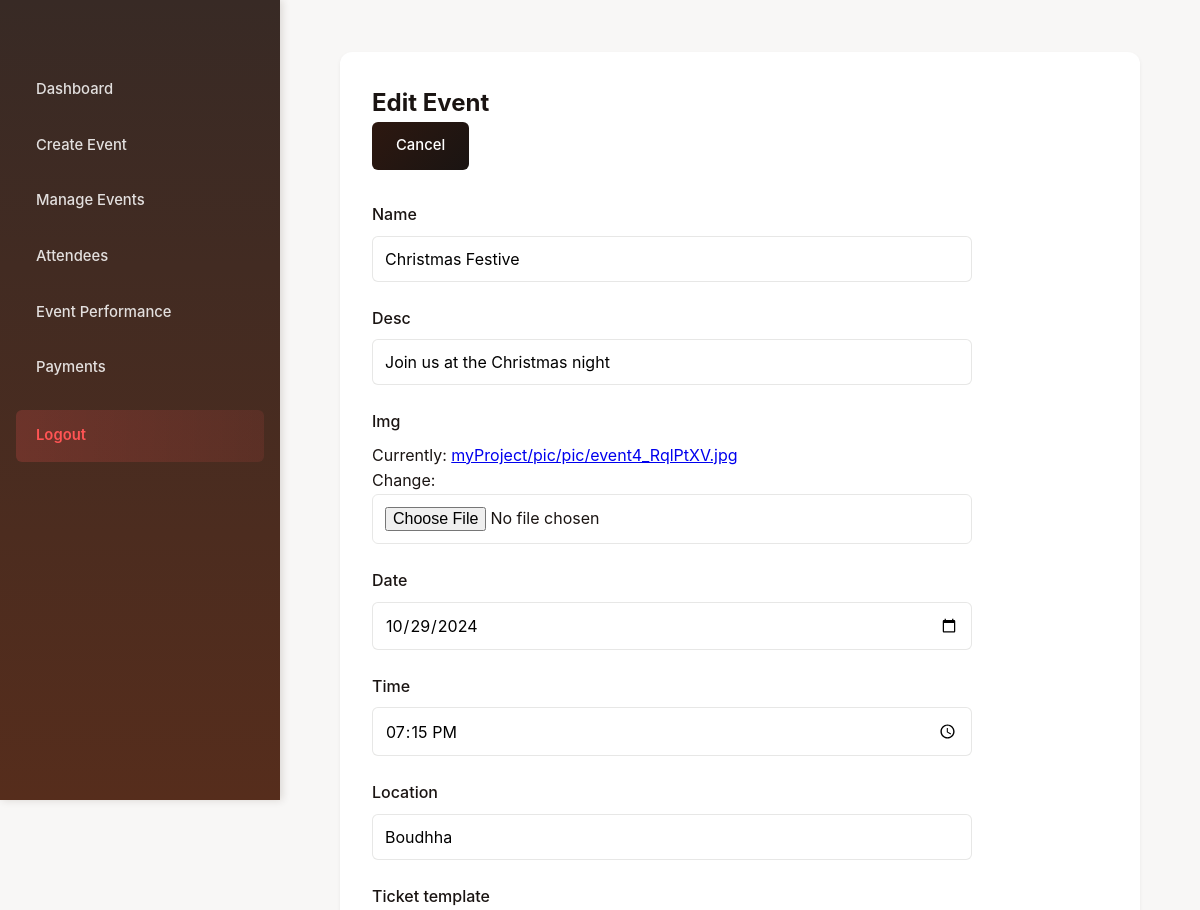
Before: /events/11/edit/ (signed in, upper part) with the older database file.
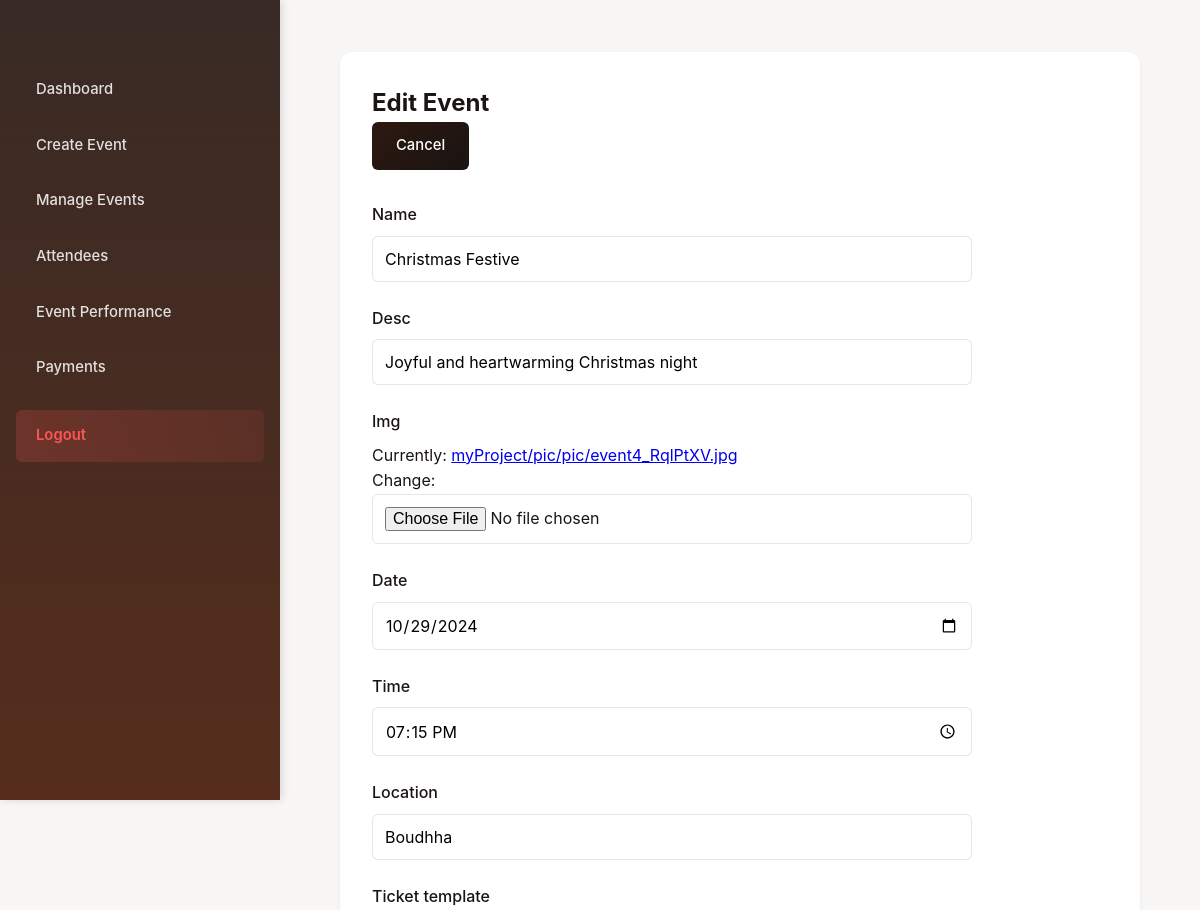
After: the same page with the newer database file.
### myApp/models.py (models this page shows, shortened)
class Event(models.Model):
    name=models.CharField(max_length=50)
    desc=models.CharField(max_length=50)
    img = models.ImageField(upload_to='myProject/pic/pic/')
    date = models.DateField(default=timezone.now)
    time = models.TimeField(default=timezone.now)
    location = models.CharField(max_length=255, default='Unknown')
    ticket_template = models.ImageField(upload_to='myProject/pic/pic/', blank=True, null=True)
    number_of_tickets = models.PositiveIntegerField(null=True, blank=True)  # New field for tickets available
    booked_tickets = models.IntegerField(default=0)
    ticket_price = models.DecimalField(max_digits=10, decimal_places=2, null=True, blank=True)  # New field for ticket price
    organizer = models.ForeignKey(User, on_delete=models.CASCADE,default=1)  # Link to user who submits
    approved = models.BooleanField(default=False)  # Admin approval flag
    is_free = models.BooleanField(default=False)
    latitude = models.FloatField(null=True, blank=True)  # New field for latitude
    longitude = models.FloatField(null=True, blank=True)  # New field for longitude

### myApp/views.py (the view)
# urls.py: path('events/<int:event_id>/edit/', views.edit_event, name='edit_event'),
def edit_event(request, event_id):
    event = get_object_or_404(Event, id=event_id, organizer=request.user)
    if request.method == 'POST':
        form = EventForm(request.POST, request.FILES, instance=event)
        if form.is_valid():
            form.save()
            messages.success(request, 'Event updated successfully!')
            return redirect('manageevent')
    else:
        form = EventForm(instance=event)
    return render(request, 'events/edit_event.html', {'form': form, 'event': event})

### myApp/forms.py
class EventForm(forms.ModelForm):
    class Meta:
        model = Event
        fields = ['name', 'desc','img', 'date', 'time', 'location', 'ticket_template','number_of_tickets', 'ticket_price','is_free','latitude', 'longitude']
    date = forms.DateField(widget=DateInput())
    time = forms.TimeField(widget=forms.TimeInput(attrs={'type': 'time'}))
    latitude = forms.FloatField(widget=forms.HiddenInput(), required=False)
    longitude = forms.FloatField(widget=forms.HiddenInput(), required=False)

### myApp/templates/myApp/events/edit_event.html (shortened to what this page needs)
{% extends 'base_organizer.html' %}
{% load static %}
{% block content %}
<div class="edit-event">
    <div class="section-header">
        <h2>Edit Event</h2>
        <div class="header-actions">
            <a href="{% url 'manageevent' %}" class="btn btn-secondary">Cancel</a>
        </div>
    </div>
    <form method="POST" enctype="multipart/form-data" class="event-form">
        {% for field in form %}
        <div class="form-group">
            <label for="{{ field.id_for_label }}">{{ field.label }}</label>
            {{ field }}
        </div>
        {% endfor %}
    </form>
</div>
<link rel="stylesheet" href="https://unpkg.com/leaflet@1.7.1/dist/leaflet.css" />
<link rel="stylesheet" href="https://unpkg.com/leaflet-control-geocoder/dist/Control.Geocoder.css" />
{% endblock %}

Changed rows visible on the page:
changed Event "Christmas Festive": desc "Join us at the Christmas night" → "Joyful and heartwarming Christmas night"
